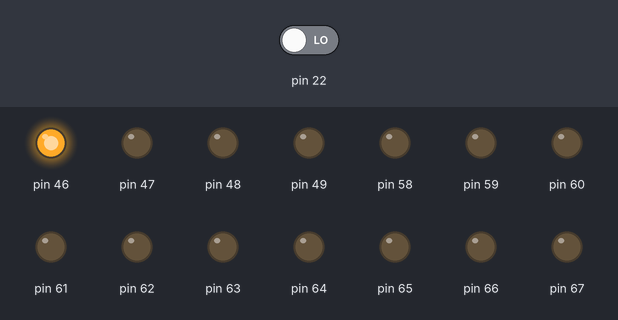
The program below on a simulated Arduino Mega 2560, built with avr-gcc and run on an emulated ATmega2560. Parts: output pins drawn as LEDs (lit = HIGH). The test bench sets the inputs (shaded band); at power-on: pin 22 LOW.

Above: at 0.1 s.
Timing chart, 0 to 1.6 s (numbered marks = the images above):
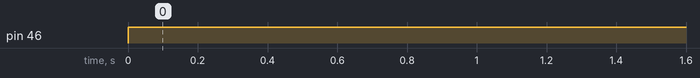

The program:

main.cpp
```cpp
#include <Arduino.h>
#include <io.h>

// put function declarations here:
#define RELAY_NUM 16
#define INPUT_NUM 16

int relay[RELAY_NUM] = {Q00, Q01, Q02, Q03, Q04, Q05, Q06, Q07, Q08, Q09, Q10, Q11, Q12, Q13, Q14, Q15};
int input[INPUT_NUM] = {I00, I01, I02, I03, I04, I05, I06, I07, I08, I09, I10, I11, I12, I13, I14, I15};


void setup() {
  // put your setup code here, to run once:
   Serial.begin(115200);
    for(int i=0; i<RELAY_NUM; i++)
        pinMode(relay[i], OUTPUT);

    for(int j=0; j<INPUT_NUM; j++)
        pinMode(input[j], INPUT);
}

void loop() {
  digitalWrite(Q00, HIGH);
  digitalRead(I00);
}
```

02.2_cylinder.cpp
```cpp
#include <Arduino.h>
#include <io.h>

/* MsTimer2를 이용해서 실린더 계속 6초마다 반복하기
   1. A+B+C+ C- B- A-
   2. 1번 스위치(on), 2번 스위치(off)
*/

#define RELAY_NUM 16
#define INPUT_NUM 16

// 💡 속도 조절을 위한 전역 설정 변수 (밀리초 단위, 500 = 0.5초 대기)
#define CYLINDER_DELAY 500

int relay[16] = {Q00, Q01, Q02, Q03, Q04, Q05, Q06, Q07, Q08, Q09, Q10, Q11, Q12, Q13, Q14, Q15};
int input[16] = {I00, I01, I02, I03, I04, I05, I06, I07, I08, I09, I10, I11, I12, I13, I14, I15};

// 💡 시간 측정을 위한 전역 변수들
unsigned long timerStart = 0;
bool isTimerActive = false;

// A+ B+ C+ A- B- C- (속도 제어 버전)
void step2Controler(){
  static int seq = 1;

  switch (seq)
  {
    // ==========================================
    // 1. A 실린더 전진 (A+)
    // ==========================================
    case 1:
      if(digitalRead(I00) == HIGH && digitalRead(I01) == HIGH && digitalRead(I03) == HIGH && digitalRead(I05) == HIGH){
        digitalWrite(Q01, HIGH); // A 전진 밸브 ON
        digitalWrite(Q02, LOW);  // A 후진 밸브 OFF

        // 💡 다음 단계로 넘어가기 전 타이머 가동 시작
        timerStart = millis();
        Serial.print("case 1 timerStart:");
        Serial.println(timerStart);
        isTimerActive = true;
        seq = 2;
      }
      break;

    // ==========================================
    // 2. B 실린더 전진 (B+)
    // ==========================================
    case 2:
      // 이전 단계의 타이머(설정값만큼 대기)가 끝나고 + A 전진 완료 센서가 켜졌을 때 진입
      Serial.print("case2 Start: millis");
      Serial.println(millis());
      if(isTimerActive && (millis() - timerStart >= CYLINDER_DELAY)) {
        isTimerActive = false; // 타이머 초기화 (센서 대기 상태로 전환)
      }

      if(!isTimerActive && digitalRead(I02) == HIGH){
        digitalWrite(Q01, LOW);
        digitalWrite(Q03, HIGH);    // B 전진 밸브 ON
        digitalWrite(Q04, LOW);

        timerStart = millis();      // 💡 동작 명령 내린 후 타이머 시작
        Serial.print("case 2 timerStart:");
        Serial.println(timerStart);
        isTimerActive = true;
        seq = 3;
      }
      break;

    // ==========================================
    // 3. C 실린더 전진 (C+)
    // ==========================================
    case 3:
     Serial.print("case3 Start: millis");
      Serial.println(millis());
      if(isTimerActive && (millis() - timerStart >= CYLINDER_DELAY)) {
        isTimerActive = false;
      }

      if(!isTimerActive && digitalRead(I04) == HIGH){
        digitalWrite(Q03, LOW);
        digitalWrite(Q05, HIGH);    // C 전진 밸브 ON

        timerStart = millis();      // 💡 타이머 시작
        Serial.print("case 3 timerStart:");
        Serial.println(timerStart);
        isTimerActive = true;
        seq = 4;
      }
      break;

    // ==========================================
    // 4. A 실린더 후진 (A-)
    // ==========================================
    case 4:
     Serial.print("case4 Start: millis");
      Serial.println(millis());
      if(isTimerActive && (millis() - timerStart >= CYLINDER_DELAY)) {
        isTimerActive = false;
      }

      if(!isTimerActive && digitalRead(I06) == HIGH){
        digitalWrite(Q02, HIGH);    // A 후진 밸브 ON

        timerStart = millis();      // 💡 타이머 시작
        Serial.print("case 4 timerStart:");
        Serial.println(timerStart);
        isTimerActive = true;
        seq = 5;
      }
      break;

    // ==========================================
    // 5. B 실린더 후진 (B-)
    // ==========================================
    case 5:
     Serial.print("case5 Start: millis");
      Serial.println(millis());
      if(isTimerActive && (millis() - timerStart >= CYLINDER_DELAY)) {
        isTimerActive = false;
      }

      if(!isTimerActive && digitalRead(I01) == HIGH){
        digitalWrite(Q02, LOW);
        digitalWrite(Q04, HIGH);    // B 후진 밸브 ON

        timerStart = millis();      // 💡 타이머 시작
        isTimerActive = true;
        Serial.print("case 5 timerStart:");
        Serial.println(timerStart);

        seq = 6;
      }
      break;

    // ==========================================
    // 6. C 실린더 후진 (C-) 및 공정 완료
    // ==========================================
    case 6:
     Serial.print("case6 Start: millis");
      Serial.println(millis());
      if(isTimerActive && (millis() - timerStart >= CYLINDER_DELAY)) {
        isTimerActive = false;
      }

      if(!isTimerActive && digitalRead(I03) == HIGH){
        digitalWrite(Q04, LOW);
        digitalWrite(Q05, LOW);     // C 전진 밸브 OFF (후진)

        timerStart = millis();      // 💡 타이머 시작
        Serial.print("case 6 timerStart:");
        Serial.println(timerStart);

        isTimerActive = true;
        seq = 7;
      }
      break;

    case 7:
      if(isTimerActive && (millis() - timerStart >= CYLINDER_DELAY)) {
        isTimerActive = false;
      }

      if(!isTimerActive && digitalRead(I05) == HIGH){
        seq = 1;                    // 처음 단계로 돌아가 대기
      }
      break;
  }
}

void setup() {
  Serial.begin(115200);
  for(int i=0; i<RELAY_NUM; i++) pinMode(relay[i], OUTPUT);
  for(int j=0; j<INPUT_NUM; j++) pinMode(input[j], INPUT);
}

void loop() {
  step2Controler();
}
```

Measured:
- by itself, pin 46: LOW → HIGH at 0.00 s
